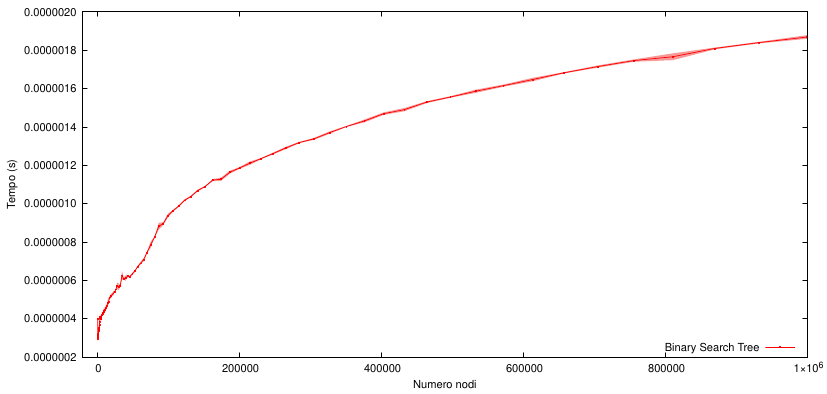

Source code (gnuplot):
set xlabel 'Numero nodi'
set ylabel 'Tempo (s)'
set key right bottom
set style fill transparent solid 0.5 noborder
set terminal pdf size 21cm,10cm enhanced color rounded \
    font 'Helvetica,12'
set output 'bst_mad.pdf'
plot "output_median.txt" using 1:($2+$3):($2-$3) with filledcurve fc "light-red" notitle, "" using 1:2 with linespoints pt 5 ps 0.1 lw 1 lc "red" title "Binary Search Tree"
